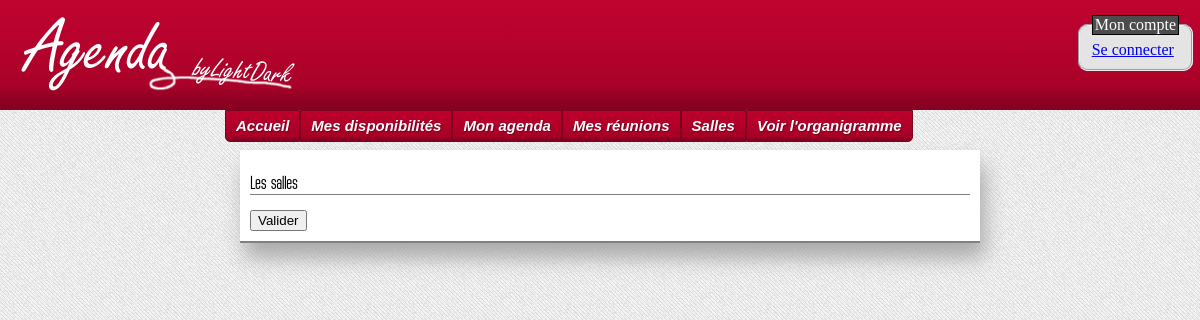
/controleurs/afficher_liste_salle.php, run on an earlier commit of the app's database.
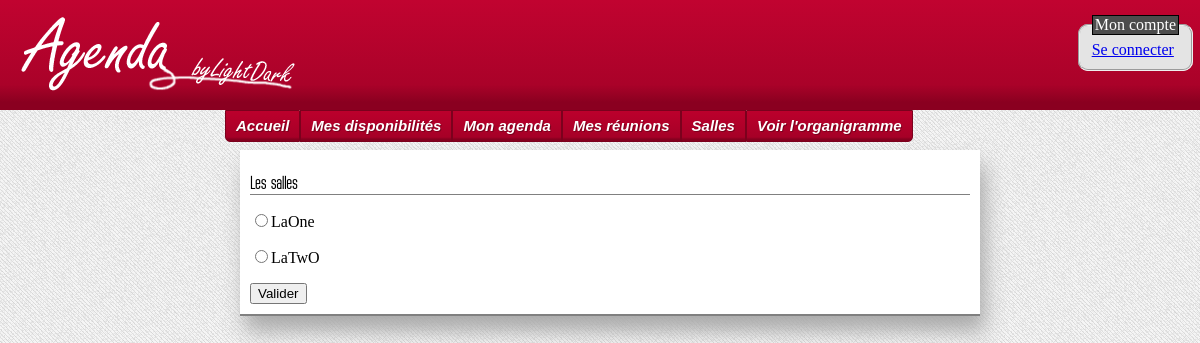
And on a later commit of the database.
### tables this page shows
CREATE TABLE SALLE
(
   NUM_SALLE int(3) UNSIGNED NOT NULL  ,
   NOM_SALLE CHAR(32) NOT NULL UNIQUE, 
   CONSTRAINT pk_salle PRIMARY KEY (NOM_SALLE) 
);

### modeles/Salle.php (called while the page is built, shortened)
<?php
require_once('../include/connect.php');
class Salle{
	private $nomSalle;
	public function getNomSalle() {
	return $this->nomSalle;
	}
	public static function getSalleById($id){
		global $bdd;
		$req = $bdd->prepare('SELECT * FROM salle WHERE NUM_SALLE = ?;');
		$req -> execute(array($id));
		$tuple = $req -> fetchAll();
		$tuple = $tuple[0];
		return new Salle($tuple['NUM_SALLE'], $tuple['NOM_SALLE']);
	}
	public function __construct ($num, $nom){
		 $this->nomSalle = $nom;
	}
	public static function getListeSalle(){
		global $bdd;
		$req = $bdd->prepare('SELECT NUM_SALLE FROM salle;'
								);
		$req -> execute(array(null));
		$salles = $req->fetchAll();
		return $salles;
	}
}
?>

### controleurs/afficher_liste_salle.php (the view, shortened to what this page needs)
<?php
	include('../modeles/Salle.php');
	$res = '<form method="post" action="../controleurs/afficher_reunion_future_salle.php">';
	$listSalle = Salle::getListeSalle();
	foreach($listSalle as $p){
		$s = Salle::getSalleById($p['NUM_SALLE']);
		$res .= '<p><input type="radio" name="salle" value="' . $s->getNomSalle() . '">'.$s->getNomSalle().'</p>';
	}
	$res .= '<input type="submit" value="Valider"></form>';
	include('../vues/afficher_salles.php');
?>

What changed in the data, as far as the page shows it:
added salle: NOM_SALLE "LaOne"
added salle: NOM_SALLE "LaTwO"
